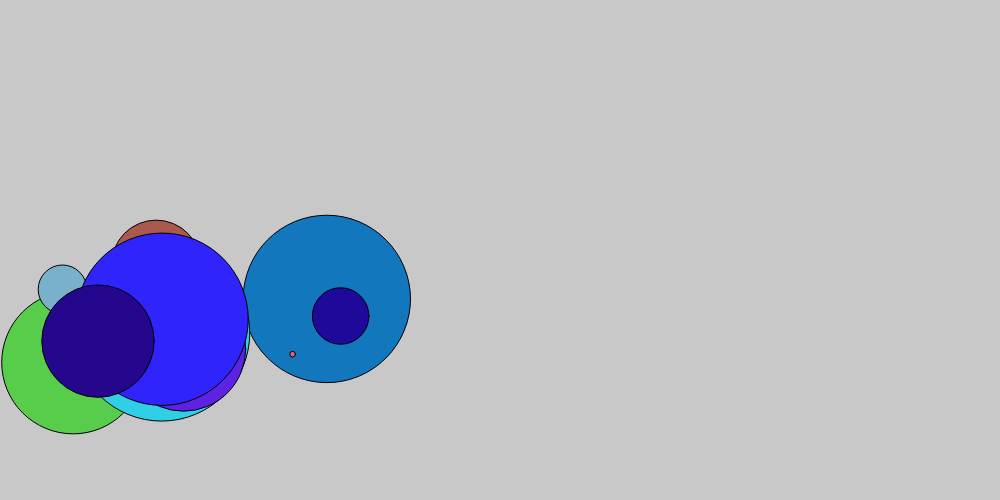
Frame 1 (no input)
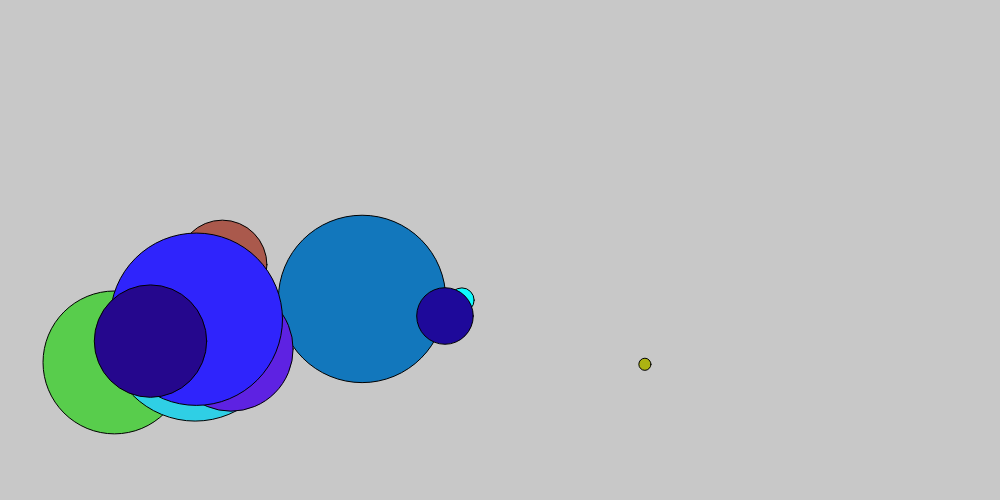
Frame 60 (no input)
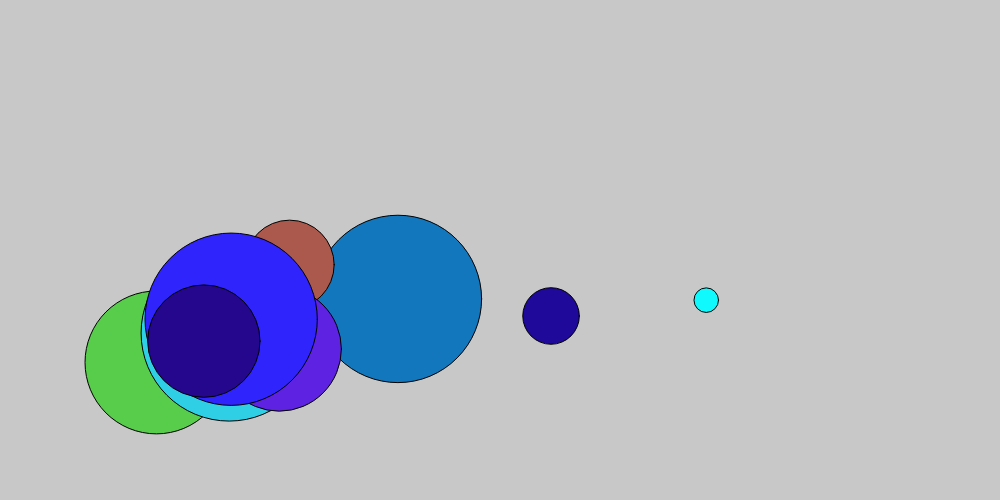
Frame 120 (the mouse pressed at the canvas centre since frame 60)

The p5.js sketch that drew these frames (run headless with seeded random() and noise() and a simulated clock; from frame 60 on, the mouse is pressed at the canvas centre):

// p5.js sketch
// ── sketch.js
let bubbles = [];
let position;
let velocity;

function setup() {
  createCanvas(1000, 500);

  for (let i =0; i<12; i++){
  let bubble_size = random(0,200);
  let x = random(0,350);
  let y = random(250,400);
  let vx;
  let vy;
  let bubble = {
   x: x,
   y: y,
   bubble_size: bubble_size,
   vx: 100/bubble_size,  
   vy: bubble_size * 0, //change later for mouse hovering for now its 0
   r: random(0, 255),
   g: random(0,255),
   b: random(0,255) };
   
   bubbles.push(bubble); 
   console.log(bubble.vx, bubble.vy);  // What do you think this will show?
           
  }
                }



  function draw(){
    background(200); //allows us to draw then erase screen each frame due to draw calling itself 60 frames a second
    
    for (let i =0; i < bubbles.length; i++){

    //applying forces
    bubbles[i].x += bubbles[i].vx;
    bubbles[i].y += bubbles[i].vy;
    //update bubble position based on forces applied
    fill (bubbles[i].r,bubbles[i].g, bubbles[i].b);
    circle(bubbles[i].x, bubbles[i].y, bubbles[i].bubble_size);
    }


                  }
 
                  // mouseMoved(){
//track mouse movement in realtion to bubble positon decide wether its on top or bottom then apply force 
//respecitvely
  //}
